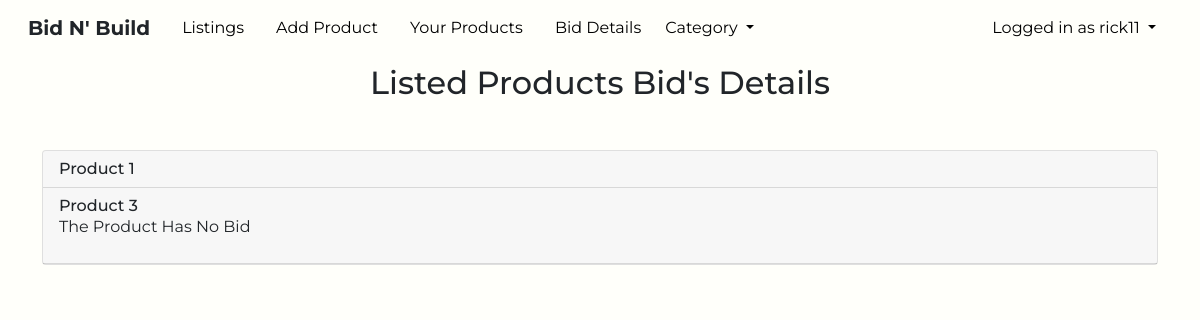
The app's page /bid-details (signed in) with its own data.
### account/models.py (models this page shows)
class User(AbstractUser):
    user_type_data = ((1, "Admin"),(2, "Customer"), (3, "Company"))
    user_type = models.CharField(default=2, choices=user_type_data, max_length=20)

### home/models.py (models this page shows, shortened)
class Product(models.Model):
    title=models.CharField(max_length=255)
    author=models.ForeignKey(Customer, on_delete=models.CASCADE)
    order=models.BooleanField(default=False)
    product_image = models.ImageField(null=True, blank=True, upload_to='images/products/')
    desc=RichTextField(blank=True, null=True)
    price=models.DecimalField(max_digits=8, decimal_places=2)
    category=models.ForeignKey(Category, on_delete=models.CASCADE)
    created_at = models.DateTimeField(auto_now_add=True)
    updated_at = models.DateTimeField(auto_now=True)

### home/views.py (the view)
# urls.py: path('bid-details', views.bid_details, name='bid_details'),
def bid_details(request):
    try:
        pk=Customer.objects.get(user=request.user)
        all_posted_product=Product.objects.filter(author=pk).order_by('created_at')
        cats_menu=Category.objects.all()
        context={
            'all_posted_product' : all_posted_product,
            'cats_menu' : cats_menu,
            }
        return render(request,'product/bid_details.html',context)
    except:
        messages.warning(request, "You have no Bid details")
        return redirect('all_product_details')

### templates/product/bid_details.html (shortened to what this page needs)
{% extends 'base.html' %}
{% load static %}
{% block body %}
      <section id="view-listed-products">
        <h2 class="text-center">Listed Products Bid's Details</h2>
          <div class="container my-5">
          <div id="accordion">
            <div class="card">
              {% for product in all_posted_product %}
                  <div class="card-header" id="headingTwo" data-toggle="collapse" data-target="#product_{{product.pk}}" aria-expanded="true" aria-controls="product_{{product.pk}}">
                    {% if product.bids.all.count %}
                     <h6 class="mb-0">{{ product.title }}</h6>
                     {% else %}
                    <h6 class="mb-0">{{ product.title }}</h6>
                    <p>The Product Has No Bid</p>
                    {% endif %}
                  </div>
                  {% endfor %}
            </div>
          </div>
        </div>
        </section>
{% endblock body %}

### templates/nav.html (shortened to what this page needs)
{% load static %}
    <nav class="navbar navbar-expand-lg mb-2">
      <div class="container-fluid">
        <a class="navbar-brand text-dark" href="/"><strong>Bid N' Build</strong></a>
        <div class="collapse navbar-collapse" id="navbarSupportedContent">
          <ul class="navbar-nav me-auto mb-2 mb-lg-0">
            <li class="nav-item mx-2">
              <a class="nav-link {% block productactive %}{% endblock productactive %}" href="/all-product-details">Listings</a>
            </li>
            {% if user.is_authenticated %}
              {% if user.user_type == '2' or user.user_type == '1' %}
              <li class="nav-item mx-2">
                <a class="nav-link {% block addProductActive %}{% endblock addProductActive %}" href="{% url 'add_product' %}">Add Product</a>
              </li>
              <li class="nav-item mx-2">
                <a class="nav-link {% block CustomerProductsActive %}{% endblock CustomerProductsActive %}" href="{% url 'customer_product_list' user.pk %}">Your Products</a>
              </li>
              <li class="nav-item mx-2">
                <a class="nav-link {% block BidDetailsActive %}{% endblock BidDetailsActive %}" href="{% url 'bid_details' %}">Bid Details</a>
              </li>
              {% endif %}
            <li class="nav-item dropdown">
              <a class="nav-link dropdown-toggle" href="{% url 'all_category_details' %}" id="navbarDropdown" role="button" data-bs-toggle="dropdown" aria-expanded="false">
                  Category
              </a>
            </li>
            {% endif %}
          </ul>
          {% if user.is_authenticated %}
          <ul class="navbar-nav mr-2">
            <li class="nav-item dropdown">
                <a class="nav-link dropdown-toggle" href="#" id="navbarDropdown" role="button"
                    data-toggle="dropdown" aria-haspopup="true" aria-expanded="false">
                    Logged in as {{request.user}}
                </a>
            </li>
        </ul>
        {% endif %}
        </div>
      </div>
  </nav>

### static/css/style.css (style rules this page uses)
:root { --cerulean: #4484ce; --aluminium: #FFFFFA; --light: #f9cf00; --tangerine: #f19f4d; }
* { font-family: 'Montserrat', sans-serif; }
body { background-color: var(--aluminium); height: 100vh; }
.navbar { background-color: var(--aluminium); }
.nav-item a { text-decoration: none; color: black; transition: all 0.5s ease-out; background-color: rgba(241, 159, 77, 0); border-radius: 4rem; }

### records on screen
User: user "rick11"
Product: title "Product 1"
Product: title "Product 3"
